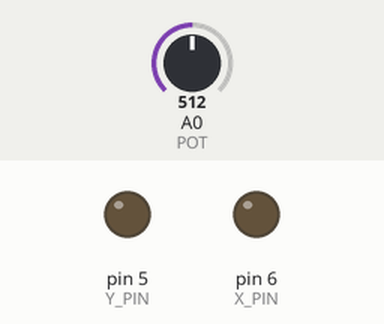
Simulated run of this sketch. Board: Arduino Uno, built with avr-gcc and run on an emulated ATmega328P. On the bench: output pins drawn as LEDs (lit = HIGH). The test bench sets the inputs (shaded band); at power-on: A0 (POT) = 512.

Above: at 1.2 s.
1.3 s: A0 (POT) set to 716
At 2.3 s:
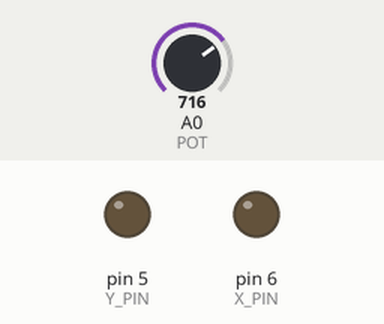
4.3 s: A0 (POT) set to 590
At 5.0 s:
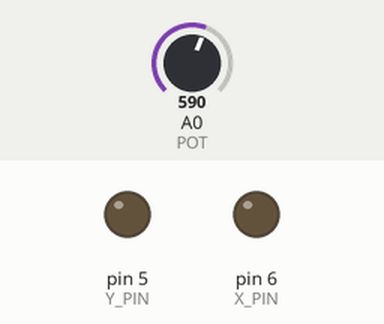
7.3 s: A0 (POT) set to 610
Timing chart, 0 to 8.1 s (numbered marks = the images above; inputs shaded):
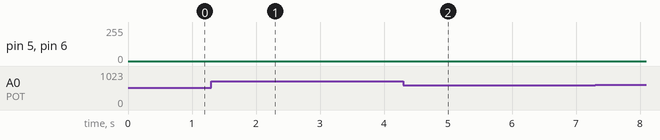

The sketch:

PWM_Prescaler.ino
```cpp
/* Project: Arduino dibuja logo Instituto sobre Osciloscopio */
/* Author: Jordi Rodriguez & Llorenç Marin */

//Atmega 328p (Arduino Uno, Nano)

// Frecuencias
// 5, 6    Timer0   62500 Hz
// 9, 10    Timer1   31250 Hz
// 3, 11    Timer2   31250 Hz

// Prescalers
// 5, 6    Timer0   1 8 64 256 1024
// 9, 10    Timer1   1 8 64 256 1024
// 3, 11    Timer2   1 8 32 64 128 256 1024

// Valores por defecto
// 5, 6    Timer0 64   977Hz
// 9, 10    Timer1 64   490Hz
// 3, 11    Timer2 64   490Hz

// Consecuencias
// 5, 6    Timer0   delay() y millis()
// 9, 10    Timer1   Librería servo
// 3, 11    Timer2

void setPWMPrescaler(uint8_t pin, uint16_t prescale) {

  byte mode;

  if(pin == 5 || pin == 6 || pin == 9 || pin == 10) {
    switch(prescale) {
      case    1: mode = 0b001; break; // 62,5 kHz
      case    8: mode = 0b010; break; // 7,8 kHz
      case   64: mode = 0b011; break; //  976 Hz (predeterminado)
      case  256: mode = 0b100; break; //  244 Hz
      case 1024: mode = 0b101; break; //   61 Hz
      default: return;
    }

  } else if(pin == 3 || pin == 11) {
    switch(prescale) {
      case    1: mode = 0b001; break;
      case    8: mode = 0b010; break;
      case   32: mode = 0b011; break;
      case   64: mode = 0b100; break;
      case  128: mode = 0b101; break;
      case  256: mode = 0b110; break;
      case 1024: mode = 0b111; break;
      default: return;
    }
  }

  if(pin==5 || pin==6) {
    TCCR0B = TCCR0B & 0b11111000 | mode;
  } else if (pin==9 || pin==10) {
    TCCR1B = TCCR1B & 0b11111000 | mode;
  } else if (pin==3 || pin==11) {
    TCCR2B = TCCR2B & 0b11111000 | mode;
  }
}
```

AG_Mundet.ino
```cpp
/* Project: Arduino dibuja logo Instituto sobre Osciloscopio */
/* Author: Jordi Rodriguez & Llorenç Marin */

// Uso de potenciómetro para afinar la señal
int POT = A0;
int pot_delay = 1000;

// Conexión de osciloscopio a pines 5 y 6 de Arduino (usan el Timer0)
int X_PIN = 6;
int Y_PIN = 5;

// Definir matriz de puntos
#define POINTS_AG 17
byte X_axis_ag [POINTS_AG] = {40,40,60,60,40,60,60,70,70,90,70,70,90,90,80,90,90};
byte Y_axis_ag [POINTS_AG] = {110,150,150,130,130,130,110,110,150,150,150,110,110,130,130,130,110};

#define POINTS_AG_S 27
byte X_axis_ag_s [POINTS_AG_S] = {40,40,60,60,40,60,60,70,70,90,70,70,90,90,80,90,90,
240,180,200,220,160,220,200,180,240,200};
byte Y_axis_ag_s [POINTS_AG_S] = {110,150,150,130,130,130,110,110,150,150,150,110,110,130,130,130,110,
110,130,70,130,110,90,150,90,110,110};


#define POINTS_M 5
byte X_axis_m [POINTS_M] = {30,30,40,50,50};
byte Y_axis_m [POINTS_M] = {30,70,50,70,30};

#define POINTS_MU 11
byte X_axis_mu [POINTS_MU] = {30,30,40,50,50,50,60,60,80,80,80};
byte Y_axis_mu [POINTS_MU] = {30,70,50,70,30,70,70,30,30,70,30};

#define POINTS_MUN 16
byte X_axis_mun [POINTS_MUN] = {30,30,40,50,50,50,60,60,80,80,80,90,90,110,110,110};
byte Y_axis_mun [POINTS_MUN] = {30,70,50,70,30,70,70,30,30,70,30,30,70,30,70,30};

#define POINTS_MUND 23
byte X_axis_mund [POINTS_MUND] = {30,30,40,50,50,50,60,60,80,80,80,90,90,110,110,110,120,120,130,140,140,130,120};
byte Y_axis_mund [POINTS_MUND] = {30,70,50,70,30,70,70,30,30,70,30,30,70,30,70,30,30,70,70,60,40,30,30};

#define POINTS_MUNDE 32
byte X_axis_munde [POINTS_MUNDE] = {30,30,40,50,50,50,60,60,80,80,80,90,90,110,110,110,120,120,130,140,140,130,120,
150,150,170,150,150,160,150,150,170};
byte Y_axis_munde [POINTS_MUNDE] = {30,70,50,70,30,70,70,30,30,70,30,30,70,30,70,30,30,70,70,60,40,30,30,
30,70,70,70,50,50,50,30,30};

#define POINTS_MUNDET 38
byte X_axis_mundet [POINTS_MUNDET] = {30,30,40,50,50,50,60,60,80,80,80,90,90,110,110,110,120,120,130,140,140,130,120,
150,150,170,150,150,160,150,150,170,190,190,180,200,190,190};
byte Y_axis_mundet [POINTS_MUNDET] = {30,70,50,70,30,70,70,30,30,70,30,30,70,30,70,30,30,70,70,60,40,30,30,
30,70,70,70,50,50,50,30,30,30,70,70,70,70,30};

#define POINTS_MUNDET_LOGO 46
byte X_axis_mundet_logo [POINTS_MUNDET_LOGO] = {30,30,40,50,50,50,60,60,80,80,80,90,90,110,110,110,120,120,130,140,140,130,120,
150,150,170,150,150,160,150,150,170,190,190,180,200,190,190,
20,200,200,200,200,220,200,20};
byte Y_axis_mundet_logo [POINTS_MUNDET_LOGO] = {30,70,50,70,30,70,70,30,30,70,30,30,70,30,70,30,30,70,70,60,40,30,30,
30,70,70,70,50,50,50,30,30,30,70,70,70,70,30,
20,20,110,5,20,20,20,20};


int i = 0;


void setup() {
  pinMode (X_PIN, OUTPUT);
  pinMode (Y_PIN, OUTPUT);
  pinMode (POT, INPUT);

  setPWMPrescaler(5,1);
  setPWMPrescaler(6,1);
}

void loop() {
  for (i = 0; i < 200; i++)
  {
    byte contador = 0;
    pot_delay = map (analogRead (POT), 0, 1024, 10, 2000);
    for (contador = 0; contador < POINTS_M; contador++)
    {
      analogWrite (X_PIN, X_axis_m [contador]);
      analogWrite (Y_PIN, Y_axis_m [contador]);
      delayMicroseconds (pot_delay);
    }
  }

  for (i = 200; i < 350; i++)
  {
    byte contador = 0;
    pot_delay = map (analogRead (POT), 0, 1024, 10, 2000);
    for (contador = 0; contador < POINTS_MU; contador++)
    {
      analogWrite (X_PIN, X_axis_mu [contador]);
      analogWrite (Y_PIN, Y_axis_mu [contador]);
      delayMicroseconds (pot_delay);
    }
  }

  for (i = 350; i < 400; i++)
  {
    byte contador = 0;
    pot_delay = map (analogRead (POT), 0, 1024, 10, 2000);
    for (contador = 0; contador < POINTS_MUN; contador++)
    {
      analogWrite (X_PIN, X_axis_mun [contador]);
      analogWrite (Y_PIN, Y_axis_mun [contador]);
      delayMicroseconds (pot_delay);
    }
  }

  for (i = 400; i < 450; i++)
  {
    byte contador = 0;
    pot_delay = map (analogRead (POT), 0, 1024, 10, 2000);
    for (contador = 0; contador < POINTS_MUND; contador++)
    {
      analogWrite (X_PIN, X_axis_mund [contador]);
      analogWrite (Y_PIN, Y_axis_mund [contador]);
      delayMicroseconds (pot_delay);
    }
  }

  for (i = 450; i < 600; i++)
  {
    byte contador = 0;
    pot_delay = map (analogRead (POT), 0, 1024, 10, 2000);
    for (contador = 0; contador < POINTS_MUNDE; contador++)
    {
      analogWrite (X_PIN, X_axis_munde [contador]);
      analogWrite (Y_PIN, Y_axis_munde [contador]);
      delayMicroseconds (pot_delay);
    }
  }

  for (i = 600; i < 605; i++)
  {
    byte contador = 0;
    pot_delay = map (analogRead (POT), 0, 1024, 10, 2000);
    for (contador = 0; contador < POINTS_MUNDET; contador++)
    {
      analogWrite (X_PIN, X_axis_mundet [contador]);
      analogWrite (Y_PIN, Y_axis_mundet [contador]);
      delayMicroseconds (pot_delay);
    }
  }

for (i = 605; i < 750; i++)
  {
    byte contador = 0;
    pot_delay = map (analogRead (POT), 0, 1024, 10, 2000);
    for (contador = 0; contador < POINTS_MUNDET_LOGO; contador++)
    {
      analogWrite (X_PIN, X_axis_mundet_logo [contador]);
      analogWrite (Y_PIN, Y_axis_mundet_logo [contador]);
      delayMicroseconds (pot_delay);
    }
  }

for (i = 750; i < 850; i++)
  {
    byte contador = 0;
    pot_delay = map (analogRead (POT), 0, 1024, 10, 2000);
    for (contador = 0; contador < POINTS_AG; contador++)
    {
      analogWrite (X_PIN, X_axis_ag [contador]);
      analogWrite (Y_PIN, Y_axis_ag [contador]);
      delayMicroseconds (pot_delay);
    }
  }

for (i = 850; i < 950; i++)
  {
    byte contador = 0;
    pot_delay = map (analogRead (POT), 0, 1024, 10, 2000);
    for (contador = 0; contador < POINTS_AG_S; contador++)
    {
      analogWrite (X_PIN, X_axis_ag_s [contador]);
      analogWrite (Y_PIN, Y_axis_ag_s [contador]);
      delayMicroseconds (pot_delay);
    }
  }


  i=0;

}
```

Measured:
- after the input at 1.3 s, pin 5 (Y_PIN): stays 0/255 (without the input it goes to 70/255 after 1.0 s); pin 6 (X_PIN): stays 0/255 (without the input it goes to 40/255 after 1.0 s)
- after the input at 4.3 s, pin 5 (Y_PIN): stays 0/255 (without the input it goes to 30/255 after 1.4 s); pin 6 (X_PIN): stays 0/255 (without the input it goes to 60/255 after 1.4 s)
